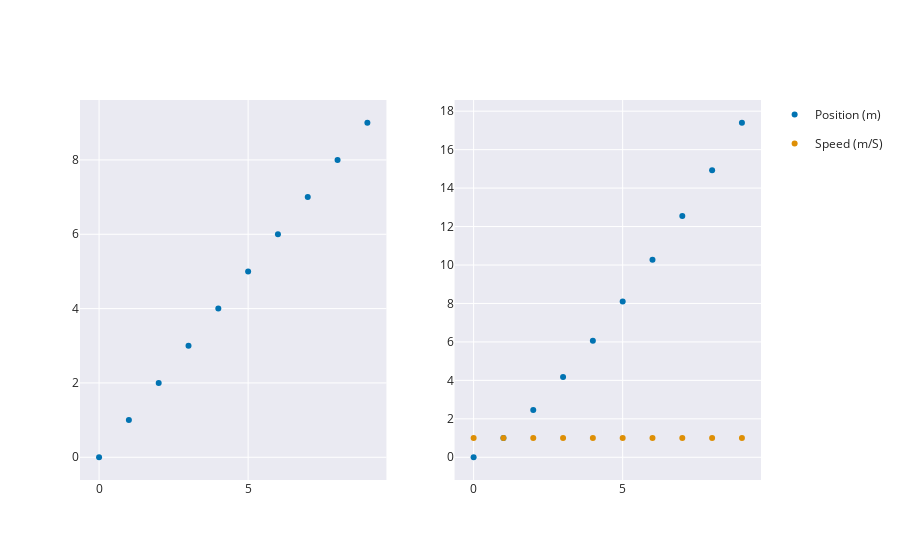

The cell this chart's notebook holds for it:
### Code cell
fig = px.scatter(df,x='time__s__', y='time__s__') | px.scatter(df,x='time__s__', y=['position__m__', 'speed__m/s__'])
fig

### Figure 1 — Plotly figure (JSON) as saved in the notebook; plotly's stock layout.template omitted (floating-point values rounded to 4 significant figures)
{"data": [{"hovertemplate": "Time (s)=%{y}<extra></extra>", "legendgroup": "", "marker": {"color": "#0173b2", "symbol": "circle"}, "mode": "markers", "name": "", "orientation": "v", "showlegend": false, "type": "scatter", "x": [0, 1, 2, 3, 4, 5, 6, 7, 8, 9], "xaxis": "x", "y": [0, 1, 2, 3, 4, 5, 6, 7, 8, 9], "yaxis": "y"}, {"hovertemplate": "Variable=position__m__<br>Time (s)=%{x}<br>Value=%{y}<extra></extra>", "legendgroup": "Position (m)", "marker": {"color": "#0173b2", "symbol": "circle"}, "mode": "markers", "name": "Position (m)", "orientation": "v", "showlegend": true, "type": "scatter", "x": [0, 1, 2, 3, 4, 5, 6, 7, 8, 9], "xaxis": "x2", "y": [0, 1, 2.462, 4.171, 6.063, 8.103, 10.27, 12.55, 14.93, 17.4], "yaxis": "y2"}, {"hovertemplate": "Variable=speed__m/s__<br>Time (s)=%{x}<br>Value=%{y}<extra></extra>", "legendgroup": "Speed (m/S)", "marker": {"color": "#de8f05", "symbol": "circle"}, "mode": "markers", "name": "Speed (m/S)", "orientation": "v", "showlegend": true, "type": "scatter", "x": [0, 1, 2, 3, 4, 5, 6, 7, 8, 9], "xaxis": "x2", "y": [1, 1, 1, 1, 1, 1, 1, 1, 1, 1], "yaxis": "y2"}], "layout": {"xaxis": {"anchor": "y", "domain": [0, 0.45]}, "xaxis2": {"anchor": "y2", "domain": [0.55, 1]}, "yaxis": {"anchor": "x", "domain": [0, 1]}, "yaxis2": {"anchor": "x2", "domain": [0, 1]}}}
